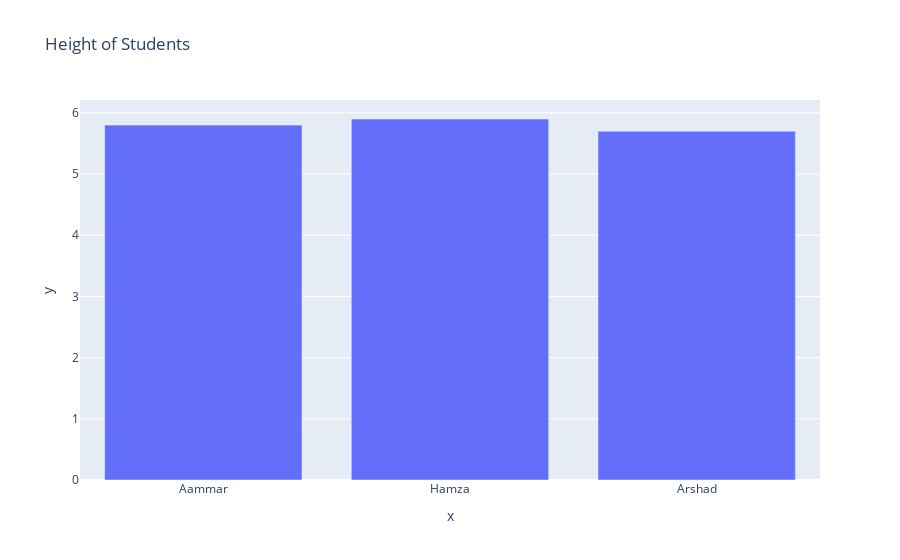

The cell this chart's notebook holds for it:
### Code cell
names = ['Aammar', "Hamza", "Arshad"]
heights = [5.8, 5.9, 5.7]
# import library
import plotly.express as px
# create a plot (line chart)
fig = px.bar(x=names, y=heights, title="Height of Students") 
# show the fig
fig.show()
# save the plot in png file
fig.write_image("./output/01_barplot.png")

# save as standalone html
fig.write_html("./output/01_barplot.html")

### Figure 1 — Plotly figure (JSON) as saved in the notebook; plotly's stock layout.template omitted (floating-point values rounded to 4 significant figures)
{"data": [{"alignmentgroup": "True", "hovertemplate": "x=%{x}<br>y=%{y}<extra></extra>", "legendgroup": "", "marker": {"color": "#636efa", "pattern": {"shape": ""}}, "name": "", "offsetgroup": "", "orientation": "v", "showlegend": false, "textposition": "auto", "type": "bar", "x": ["Aammar", "Hamza", "Arshad"], "xaxis": "x", "y": [5.8, 5.9, 5.7], "yaxis": "y"}], "layout": {"barmode": "relative", "legend": {"tracegroupgap": 0}, "title": {"text": "Height of Students"}, "xaxis": {"anchor": "y", "domain": [0, 1], "title": {"text": "x"}}, "yaxis": {"anchor": "x", "domain": [0, 1], "title": {"text": "y"}}}}
